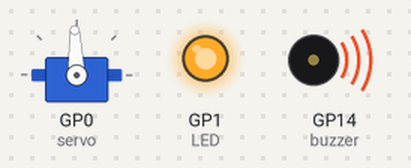
A program run on a simulated Raspberry Pi Pico running MicroPython. On the bench: servo, output pins drawn as LEDs (lit = HIGH), buzzer (waves = sounding). Servo angles are drawn from the pulse width (0.5 ms = 0°, 2.5 ms = 180°). At 1.0 s the program stops and its outputs stay as they are.

Above: at 0.1 s.
At 1.1 s:
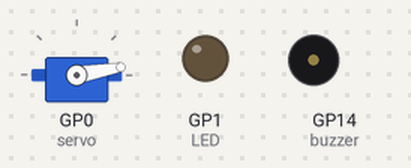
Timing chart, 0 to 2.5 s (numbered marks = the images above):
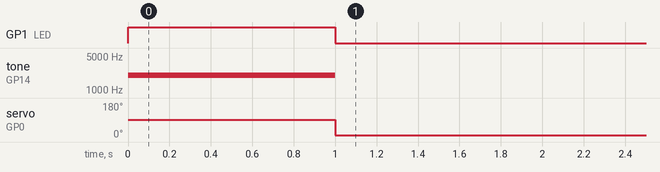

The program:

00.py
```python
from machine import Pin ,PWM
from utime import sleep
servo = PWM(Pin(0))
buzzer = PWM(Pin(14))
LED = Pin(1,Pin.OUT)#控制LED
LED.value(1)
servo.freq(50)

servo.duty_u16(5000)
buzzer.freq(2000)
buzzer.duty_u16(1000)
sleep(1)
buzzer.duty_u16(0)
LED.value(0)
servo.duty_u16(2000)
```

Measured:
- by itself, GP1 (LED): LOW → HIGH at 0.00 s, → LOW 1.0 s later
- by itself, tone on GP14 (buzzer): silent → 2000 Hz at 0.00 s, → silent 1.0 s later
- by itself, servo on GP0 (servo): 92° → 10° at 1.0 s
